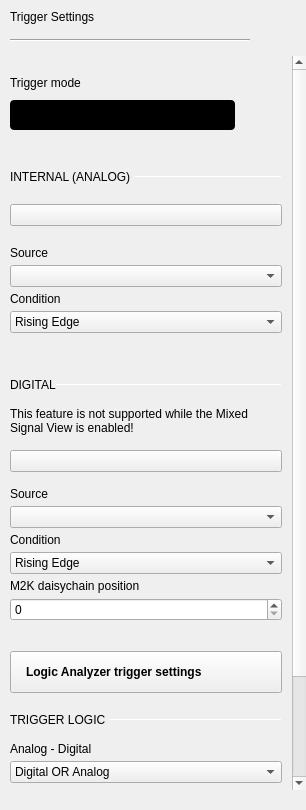
<?xml version="1.0" encoding="UTF-8"?>
<ui version="4.0">
 <class>TriggerSettings</class>
 <widget class="QWidget" name="TriggerSettings">
  <property name="geometry">
   <rect>
    <x>0</x>
    <y>0</y>
    <width>306</width>
    <height>810</height>
   </rect>
  </property>
  <property name="sizePolicy">
   <sizepolicy hsizetype="Minimum" vsizetype="Fixed">
    <horstretch>0</horstretch>
    <verstretch>0</verstretch>
   </sizepolicy>
  </property>
  <property name="minimumSize">
   <size>
    <width>0</width>
    <height>0</height>
   </size>
  </property>
  <property name="maximumSize">
   <size>
    <width>306</width>
    <height>16777215</height>
   </size>
  </property>
  <property name="windowTitle">
   <string>Form</string>
  </property>
  <layout class="QVBoxLayout" name="verticalLayout">
   <property name="spacing">
    <number>0</number>
   </property>
   <property name="leftMargin">
    <number>0</number>
   </property>
   <property name="topMargin">
    <number>10</number>
   </property>
   <property name="rightMargin">
    <number>0</number>
   </property>
   <property name="bottomMargin">
    <number>10</number>
   </property>
   <item>
    <layout class="QVBoxLayout" name="verticalLayout_13">
     <property name="spacing">
      <number>15</number>
     </property>
     <property name="leftMargin">
      <number>10</number>
     </property>
     <item>
      <widget class="QLabel" name="label_title">
       <property name="text">
        <string>Trigger Settings</string>
       </property>
       <property name="general_settings_label" stdset="0">
        <bool>true</bool>
       </property>
      </widget>
     </item>
     <item>
      <widget class="Line" name="line_under_title">
       <property name="minimumSize">
        <size>
         <width>240</width>
         <height>2</height>
        </size>
       </property>
       <property name="maximumSize">
        <size>
         <width>240</width>
         <height>2</height>
        </size>
       </property>
       <property name="orientation">
        <enum>Qt::Horizontal</enum>
       </property>
       <property name="blue_line" stdset="0">
        <bool>true</bool>
       </property>
      </widget>
     </item>
    </layout>
   </item>
   <item>
    <spacer name="verticalSpacer_2">
     <property name="orientation">
      <enum>Qt::Vertical</enum>
     </property>
     <property name="sizeType">
      <enum>QSizePolicy::Fixed</enum>
     </property>
     <property name="sizeHint" stdset="0">
      <size>
       <width>0</width>
       <height>15</height>
      </size>
     </property>
    </spacer>
   </item>
   <item>
    <widget class="QScrollArea" name="scrollArea">
     <property name="frameShape">
      <enum>QFrame::NoFrame</enum>
     </property>
     <property name="horizontalScrollBarPolicy">
      <enum>Qt::ScrollBarAlwaysOff</enum>
     </property>
     <property name="widgetResizable">
      <bool>true</bool>
     </property>
     <widget class="QWidget" name="scrollAreaWidgetContents">
      <property name="geometry">
       <rect>
        <x>0</x>
        <y>0</y>
        <width>292</width>
        <height>958</height>
       </rect>
      </property>
      <layout class="QVBoxLayout" name="verticalLayout_4">
       <property name="spacing">
        <number>20</number>
       </property>
       <property name="leftMargin">
        <number>10</number>
       </property>
       <property name="topMargin">
        <number>0</number>
       </property>
       <property name="rightMargin">
        <number>10</number>
       </property>
       <property name="bottomMargin">
        <number>0</number>
       </property>
       <item>
        <layout class="QVBoxLayout" name="verticalLayout_11">
         <property name="spacing">
          <number>10</number>
         </property>
         <property name="topMargin">
          <number>20</number>
         </property>
         <property name="bottomMargin">
          <number>10</number>
         </property>
         <item>
          <widget class="QLabel" name="label">
           <property name="text">
            <string>Trigger mode</string>
           </property>
          </widget>
         </item>
         <item>
          <layout class="QHBoxLayout" name="horizontalLayout">
           <property name="spacing">
            <number>20</number>
           </property>
           <property name="bottomMargin">
            <number>10</number>
           </property>
           <item>
            <widget class="scopy::CustomSwitch" name="btnTrigger">
             <property name="styleSheet">
              <string notr="true">QPushButton {
min-height: 30px;
max-height: 30px;
min-width: 225px;
max-width: 225px;
background-color: black;
border-radius: 4px;
}

QPushButton:disabled {
background-color: qlineargradient(spread:pad, x1:0.5, y1:0, x2:0.501, y2:0, stop:0 #727273, stop:1 #141416);
}

QWidget#handle {
min-height: 30px;
max-height: 30px;
min-width: 115px;
max-width: 115px;
background-color: #4a64ff;
border-radius: 2px;
}

QWidget#handle:disabled {
background-color: #aaaaaa;
}

QLabel {
margin-top: 6px;
background-color: transparent;
line-height: 19px;
}

QLabel#on {
margin-top: 0px;
min-height:30px;
max-height:30px;
min-width:112px;
max-width:112px;
qproperty-alignment: AlignCenter AlignCenter;
margin-left: 0px;
color: white;
}

QLabel#on:disabled {
color: rgba(255,255,255,102);
}

QLabel#off {
margin-top: 0px;
min-height:30px;
max-height:30px;
min-width:113px;
max-width:113px;
margin-left: 112px;
color: white;
qproperty-alignment: AlignCenter AlignCenter;
}

QLabel#off:disabled {
color: rgba(255,255,255,51);
}
</string>
             </property>
             <property name="text">
              <string/>
             </property>
             <property name="leftText" stdset="0">
              <string>auto</string>
             </property>
             <property name="rightText" stdset="0">
              <string>normal</string>
             </property>
             <property name="duration_ms" stdset="0">
              <number>0</number>
             </property>
             <property name="polarity" stdset="0">
              <bool>true</bool>
             </property>
            </widget>
           </item>
           <item>
            <spacer name="horizontalSpacer">
             <property name="orientation">
              <enum>Qt::Horizontal</enum>
             </property>
             <property name="sizeHint" stdset="0">
              <size>
               <width>0</width>
               <height>0</height>
              </size>
             </property>
            </spacer>
           </item>
          </layout>
         </item>
        </layout>
       </item>
       <item>
        <layout class="QVBoxLayout" name="verticalLayout_6">
         <property name="spacing">
          <number>20</number>
         </property>
         <property name="leftMargin">
          <number>0</number>
         </property>
         <property name="topMargin">
          <number>0</number>
         </property>
         <property name="bottomMargin">
          <number>15</number>
         </property>
         <item>
          <layout class="QHBoxLayout" name="horizontalLayout_4">
           <property name="spacing">
            <number>0</number>
           </property>
           <property name="topMargin">
            <number>0</number>
           </property>
           <property name="bottomMargin">
            <number>0</number>
           </property>
           <item>
            <widget class="QLabel" name="label_2">
             <property name="sizePolicy">
              <sizepolicy hsizetype="Fixed" vsizetype="Fixed">
               <horstretch>0</horstretch>
               <verstretch>0</verstretch>
              </sizepolicy>
             </property>
             <property name="styleSheet">
              <string notr="true"/>
             </property>
             <property name="text">
              <string>INTERNAL (ANALOG) </string>
             </property>
             <property name="subsection_label" stdset="0">
              <bool>true</bool>
             </property>
            </widget>
           </item>
           <item>
            <widget class="Line" name="line">
             <property name="minimumSize">
              <size>
               <width>0</width>
               <height>1</height>
              </size>
             </property>
             <property name="maximumSize">
              <size>
               <width>16777215</width>
               <height>1</height>
              </size>
             </property>
             <property name="styleSheet">
              <string notr="true"/>
             </property>
             <property name="orientation">
              <enum>Qt::Horizontal</enum>
             </property>
             <property name="subsection_line" stdset="0">
              <bool>true</bool>
             </property>
            </widget>
           </item>
          </layout>
         </item>
         <item>
          <widget class="scopy::CustomSwitch" name="intern_en">
           <property name="text">
            <string/>
           </property>
           <property name="checkable">
            <bool>true</bool>
           </property>
          </widget>
         </item>
         <item>
          <widget class="QWidget" name="analog_controls" native="true">
           <layout class="QVBoxLayout" name="verticalLayout_2">
            <property name="spacing">
             <number>10</number>
            </property>
            <property name="leftMargin">
             <number>0</number>
            </property>
            <property name="topMargin">
             <number>0</number>
            </property>
            <property name="rightMargin">
             <number>0</number>
            </property>
            <property name="bottomMargin">
             <number>0</number>
            </property>
            <item>
             <layout class="QVBoxLayout" name="verticalLayout_9">
              <property name="spacing">
               <number>5</number>
              </property>
              <property name="topMargin">
               <number>0</number>
              </property>
              <item>
               <layout class="QGridLayout" name="gridLayout">
                <property name="topMargin">
                 <number>0</number>
                </property>
                <property name="horizontalSpacing">
                 <number>3</number>
                </property>
                <item row="0" column="0">
                 <widget class="QLabel" name="lbl_source">
                  <property name="sizePolicy">
                   <sizepolicy hsizetype="Minimum" vsizetype="Fixed">
                    <horstretch>0</horstretch>
                    <verstretch>0</verstretch>
                   </sizepolicy>
                  </property>
                  <property name="text">
                   <string>Source</string>
                  </property>
                 </widget>
                </item>
                <item row="1" column="0">
                 <widget class="QComboBox" name="cmb_source">
                  <property name="sizePolicy">
                   <sizepolicy hsizetype="Minimum" vsizetype="Fixed">
                    <horstretch>0</horstretch>
                    <verstretch>0</verstretch>
                   </sizepolicy>
                  </property>
                  <property name="currentIndex">
                   <number>-1</number>
                  </property>
                 </widget>
                </item>
               </layout>
              </item>
              <item>
               <widget class="QLabel" name="lbl_condition">
                <property name="sizePolicy">
                 <sizepolicy hsizetype="Minimum" vsizetype="Fixed">
                  <horstretch>0</horstretch>
                  <verstretch>0</verstretch>
                 </sizepolicy>
                </property>
                <property name="text">
                 <string>Condition</string>
                </property>
               </widget>
              </item>
              <item>
               <widget class="QComboBox" name="cmb_condition">
                <property name="sizePolicy">
                 <sizepolicy hsizetype="Minimum" vsizetype="Fixed">
                  <horstretch>0</horstretch>
                  <verstretch>0</verstretch>
                 </sizepolicy>
                </property>
                <property name="currentIndex">
                 <number>0</number>
                </property>
                <item>
                 <property name="text">
                  <string>Rising Edge</string>
                 </property>
                </item>
                <item>
                 <property name="text">
                  <string>Falling Edge</string>
                 </property>
                </item>
                <item>
                 <property name="text">
                  <string>Low</string>
                 </property>
                </item>
                <item>
                 <property name="text">
                  <string>High</string>
                 </property>
                </item>
               </widget>
              </item>
             </layout>
            </item>
            <item>
             <spacer name="verticalSpacer_4">
              <property name="orientation">
               <enum>Qt::Vertical</enum>
              </property>
              <property name="sizeType">
               <enum>QSizePolicy::Fixed</enum>
              </property>
              <property name="sizeHint" stdset="0">
               <size>
                <width>0</width>
                <height>10</height>
               </size>
              </property>
             </spacer>
            </item>
            <item>
             <layout class="QVBoxLayout" name="controlsLayout">
              <property name="spacing">
               <number>5</number>
              </property>
             </layout>
            </item>
           </layout>
          </widget>
         </item>
        </layout>
       </item>
       <item>
        <layout class="QVBoxLayout" name="verticalLayout_8">
         <property name="spacing">
          <number>15</number>
         </property>
         <property name="topMargin">
          <number>0</number>
         </property>
         <property name="bottomMargin">
          <number>10</number>
         </property>
         <item>
          <layout class="QHBoxLayout" name="horizontalLayout_5">
           <property name="spacing">
            <number>0</number>
           </property>
           <property name="topMargin">
            <number>0</number>
           </property>
           <property name="bottomMargin">
            <number>0</number>
           </property>
           <item>
            <widget class="QLabel" name="label_3">
             <property name="sizePolicy">
              <sizepolicy hsizetype="Fixed" vsizetype="Fixed">
               <horstretch>0</horstretch>
               <verstretch>0</verstretch>
              </sizepolicy>
             </property>
             <property name="text">
              <string>DIGITAL</string>
             </property>
             <property name="subsection_label" stdset="0">
              <bool>true</bool>
             </property>
            </widget>
           </item>
           <item>
            <widget class="Line" name="line_2">
             <property name="minimumSize">
              <size>
               <width>0</width>
               <height>1</height>
              </size>
             </property>
             <property name="maximumSize">
              <size>
               <width>16777215</width>
               <height>1</height>
              </size>
             </property>
             <property name="orientation">
              <enum>Qt::Horizontal</enum>
             </property>
             <property name="subsection_line" stdset="0">
              <bool>true</bool>
             </property>
            </widget>
           </item>
          </layout>
         </item>
         <item>
          <widget class="QLabel" name="mixedSignalLbl">
           <property name="text">
            <string>This feature is not supported while the Mixed Signal View is enabled!</string>
           </property>
           <property name="wordWrap">
            <bool>true</bool>
           </property>
           <property name="general_settings_label" stdset="0">
            <bool>true</bool>
           </property>
          </widget>
         </item>
         <item>
          <widget class="scopy::CustomSwitch" name="extern_en">
           <property name="text">
            <string/>
           </property>
           <property name="checkable">
            <bool>true</bool>
           </property>
          </widget>
         </item>
         <item>
          <widget class="QWidget" name="digital_controls" native="true">
           <layout class="QVBoxLayout" name="verticalLayout_3">
            <property name="spacing">
             <number>5</number>
            </property>
            <property name="leftMargin">
             <number>0</number>
            </property>
            <property name="topMargin">
             <number>0</number>
            </property>
            <property name="rightMargin">
             <number>0</number>
            </property>
            <property name="bottomMargin">
             <number>0</number>
            </property>
            <item>
             <widget class="QLabel" name="label_6">
              <property name="text">
               <string>Source</string>
              </property>
             </widget>
            </item>
            <item>
             <widget class="QComboBox" name="cmb_extern_src"/>
            </item>
            <item>
             <widget class="QLabel" name="lbl_extern_condition">
              <property name="sizePolicy">
               <sizepolicy hsizetype="Minimum" vsizetype="Fixed">
                <horstretch>0</horstretch>
                <verstretch>0</verstretch>
               </sizepolicy>
              </property>
              <property name="text">
               <string>Condition</string>
              </property>
             </widget>
            </item>
            <item>
             <widget class="QComboBox" name="cmb_extern_condition">
              <property name="sizePolicy">
               <sizepolicy hsizetype="Minimum" vsizetype="Fixed">
                <horstretch>0</horstretch>
                <verstretch>0</verstretch>
               </sizepolicy>
              </property>
              <property name="currentIndex">
               <number>0</number>
              </property>
              <item>
               <property name="text">
                <string>Rising Edge</string>
               </property>
              </item>
              <item>
               <property name="text">
                <string>Falling Edge</string>
               </property>
              </item>
              <item>
               <property name="text">
                <string>Low</string>
               </property>
              </item>
              <item>
               <property name="text">
                <string>High</string>
               </property>
              </item>
              <item>
               <property name="text">
                <string>Any Edge</string>
               </property>
              </item>
             </widget>
            </item>
            <item>
             <widget class="QLabel" name="label_daisyChain">
              <property name="text">
               <string>M2K daisychain position</string>
              </property>
             </widget>
            </item>
            <item>
             <widget class="QSpinBox" name="spin_daisyChain"/>
            </item>
           </layout>
          </widget>
         </item>
        </layout>
       </item>
       <item>
        <widget class="QPushButton" name="btnLogicAnalyzerTriggers">
         <property name="styleSheet">
          <string notr="true">QPushButton {

  height: 40px;

  text-align: left;
  font-weight: bold;
  padding-left: 15px;
  padding-right: 15px;

}</string>
         </property>
         <property name="text">
          <string>Logic Analyzer trigger settings</string>
         </property>
         <property name="blue_button" stdset="0">
          <bool>true</bool>
         </property>
        </widget>
       </item>
       <item>
        <widget class="QWidget" name="trigger_logic_controls" native="true">
         <property name="minimumSize">
          <size>
           <width>0</width>
           <height>0</height>
          </size>
         </property>
         <property name="maximumSize">
          <size>
           <width>16777215</width>
           <height>16777215</height>
          </size>
         </property>
         <layout class="QVBoxLayout" name="verticalLayout_7">
          <property name="spacing">
           <number>15</number>
          </property>
          <property name="leftMargin">
           <number>0</number>
          </property>
          <property name="topMargin">
           <number>0</number>
          </property>
          <property name="rightMargin">
           <number>0</number>
          </property>
          <property name="bottomMargin">
           <number>0</number>
          </property>
          <item>
           <layout class="QHBoxLayout" name="horizontalLayout_6">
            <property name="spacing">
             <number>0</number>
            </property>
            <property name="topMargin">
             <number>0</number>
            </property>
            <item>
             <widget class="QLabel" name="label_4">
              <property name="sizePolicy">
               <sizepolicy hsizetype="Fixed" vsizetype="Fixed">
                <horstretch>0</horstretch>
                <verstretch>0</verstretch>
               </sizepolicy>
              </property>
              <property name="text">
               <string>TRIGGER LOGIC </string>
              </property>
              <property name="subsection_label" stdset="0">
               <bool>true</bool>
              </property>
             </widget>
            </item>
            <item>
             <widget class="Line" name="line_3">
              <property name="minimumSize">
               <size>
                <width>0</width>
                <height>1</height>
               </size>
              </property>
              <property name="maximumSize">
               <size>
                <width>16777215</width>
                <height>1</height>
               </size>
              </property>
              <property name="orientation">
               <enum>Qt::Horizontal</enum>
              </property>
              <property name="subsection_line" stdset="0">
               <bool>true</bool>
              </property>
             </widget>
            </item>
           </layout>
          </item>
          <item>
           <layout class="QVBoxLayout" name="verticalLayout_5">
            <property name="spacing">
             <number>5</number>
            </property>
            <property name="topMargin">
             <number>0</number>
            </property>
            <item>
             <widget class="QLabel" name="lbl_analog_extern">
              <property name="sizePolicy">
               <sizepolicy hsizetype="Minimum" vsizetype="Fixed">
                <horstretch>0</horstretch>
                <verstretch>0</verstretch>
               </sizepolicy>
              </property>
              <property name="text">
               <string>Analog - Digital</string>
              </property>
             </widget>
            </item>
            <item>
             <widget class="QComboBox" name="cmb_analog_extern">
              <property name="sizePolicy">
               <sizepolicy hsizetype="Minimum" vsizetype="Fixed">
                <horstretch>0</horstretch>
                <verstretch>0</verstretch>
               </sizepolicy>
              </property>
              <property name="currentIndex">
               <number>0</number>
              </property>
              <item>
               <property name="text">
                <string>Digital OR Analog</string>
               </property>
              </item>
              <item>
               <property name="text">
                <string>Digital AND Analog</string>
               </property>
              </item>
              <item>
               <property name="text">
                <string>Digital XOR Analog</string>
               </property>
              </item>
              <item>
               <property name="text">
                <string>!Digital OR Analog</string>
               </property>
              </item>
              <item>
               <property name="text">
                <string>!Digital AND Analog</string>
               </property>
              </item>
              <item>
               <property name="text">
                <string>!Digital XOR Analog</string>
               </property>
              </item>
             </widget>
            </item>
           </layout>
          </item>
         </layout>
        </widget>
       </item>
       <item>
        <layout class="QVBoxLayout" name="verticalLayout_10">
         <property name="topMargin">
          <number>0</number>
         </property>
         <item>
          <layout class="QHBoxLayout" name="horizontalLayout_2">
           <property name="spacing">
            <number>5</number>
           </property>
           <property name="bottomMargin">
            <number>0</number>
           </property>
           <item>
            <widget class="QLabel" name="label_5">
             <property name="text">
              <string>EXTERNAL TRIGGER OUT</string>
             </property>
             <property name="subsection_label" stdset="0">
              <bool>true</bool>
             </property>
            </widget>
           </item>
           <item>
            <widget class="Line" name="line_4">
             <property name="minimumSize">
              <size>
               <width>0</width>
               <height>1</height>
              </size>
             </property>
             <property name="maximumSize">
              <size>
               <width>16777215</width>
               <height>1</height>
              </size>
             </property>
             <property name="frameShadow">
              <enum>QFrame::Sunken</enum>
             </property>
             <property name="orientation">
              <enum>Qt::Horizontal</enum>
             </property>
             <property name="subsection_line" stdset="0">
              <bool>true</bool>
             </property>
            </widget>
           </item>
          </layout>
         </item>
         <item>
          <widget class="scopy::CustomSwitch" name="extern_to_en">
           <property name="text">
            <string/>
           </property>
          </widget>
         </item>
         <item>
          <widget class="QWidget" name="external_to_controls" native="true">
           <property name="minimumSize">
            <size>
             <width>0</width>
             <height>0</height>
            </size>
           </property>
           <layout class="QHBoxLayout" name="horizontalLayout_3">
            <property name="spacing">
             <number>0</number>
            </property>
            <property name="leftMargin">
             <number>0</number>
            </property>
            <property name="topMargin">
             <number>0</number>
            </property>
            <property name="rightMargin">
             <number>0</number>
            </property>
            <property name="bottomMargin">
             <number>0</number>
            </property>
            <item>
             <widget class="QComboBox" name="cmb_extern_to_src">
              <property name="enabled">
               <bool>false</bool>
              </property>
             </widget>
            </item>
           </layout>
          </widget>
         </item>
        </layout>
       </item>
       <item>
        <spacer name="verticalSpacer_3">
         <property name="orientation">
          <enum>Qt::Vertical</enum>
         </property>
         <property name="sizeHint" stdset="0">
          <size>
           <width>0</width>
           <height>10</height>
          </size>
         </property>
        </spacer>
       </item>
      </layout>
      <zorder></zorder>
      <zorder>verticalSpacer_3</zorder>
      <zorder></zorder>
      <zorder>trigger_logic_controls</zorder>
      <zorder>btnLogicAnalyzerTriggers</zorder>
     </widget>
    </widget>
   </item>
   <item>
    <spacer name="verticalSpacer">
     <property name="orientation">
      <enum>Qt::Vertical</enum>
     </property>
     <property name="sizeType">
      <enum>QSizePolicy::Fixed</enum>
     </property>
     <property name="sizeHint" stdset="0">
      <size>
       <width>0</width>
       <height>10</height>
      </size>
     </property>
    </spacer>
   </item>
  </layout>
 </widget>
 <customwidgets>
  <customwidget>
   <class>scopy::CustomSwitch</class>
   <extends>QPushButton</extends>
   <header>gui/customSwitch.h</header>
  </customwidget>
 </customwidgets>
 <resources/>
 <connections/>
</ui>
